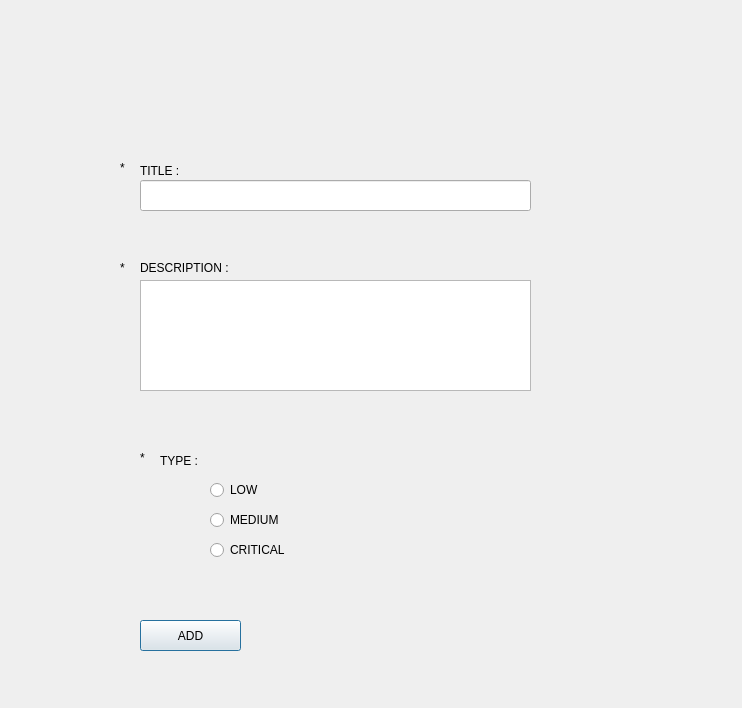
<?xml version="1.0" encoding="UTF-8"?>
<ui version="4.0">
 <class>ticket</class>
 <widget class="QDialog" name="ticket">
  <property name="geometry">
   <rect>
    <x>0</x>
    <y>0</y>
    <width>742</width>
    <height>708</height>
   </rect>
  </property>
  <property name="windowTitle">
   <string>Dialog</string>
  </property>
  <widget class="QLabel" name="label_title">
   <property name="geometry">
    <rect>
     <x>140</x>
     <y>160</y>
     <width>51</width>
     <height>21</height>
    </rect>
   </property>
   <property name="styleSheet">
    <string notr="true"/>
   </property>
   <property name="text">
    <string>TITLE :</string>
   </property>
  </widget>
  <widget class="QLineEdit" name="lineEdit_titre">
   <property name="geometry">
    <rect>
     <x>140</x>
     <y>180</y>
     <width>391</width>
     <height>31</height>
    </rect>
   </property>
  </widget>
  <widget class="QLabel" name="error_label_type">
   <property name="geometry">
    <rect>
     <x>160</x>
     <y>570</y>
     <width>241</width>
     <height>20</height>
    </rect>
   </property>
   <property name="text">
    <string/>
   </property>
  </widget>
  <widget class="QLabel" name="error_label_description">
   <property name="geometry">
    <rect>
     <x>140</x>
     <y>400</y>
     <width>391</width>
     <height>16</height>
    </rect>
   </property>
   <property name="text">
    <string/>
   </property>
  </widget>
  <widget class="QRadioButton" name="radioButton_type3">
   <property name="geometry">
    <rect>
     <x>210</x>
     <y>540</y>
     <width>97</width>
     <height>20</height>
    </rect>
   </property>
   <property name="text">
    <string>CRITICAL</string>
   </property>
  </widget>
  <widget class="QLabel" name="error_label_title">
   <property name="geometry">
    <rect>
     <x>140</x>
     <y>230</y>
     <width>391</width>
     <height>16</height>
    </rect>
   </property>
   <property name="text">
    <string/>
   </property>
  </widget>
  <widget class="QRadioButton" name="radioButton_type2">
   <property name="geometry">
    <rect>
     <x>210</x>
     <y>510</y>
     <width>97</width>
     <height>20</height>
    </rect>
   </property>
   <property name="text">
    <string>MEDIUM</string>
   </property>
  </widget>
  <widget class="QTextEdit" name="textEdit_description">
   <property name="geometry">
    <rect>
     <x>140</x>
     <y>280</y>
     <width>391</width>
     <height>111</height>
    </rect>
   </property>
  </widget>
  <widget class="QLabel" name="etoile2">
   <property name="geometry">
    <rect>
     <x>120</x>
     <y>260</y>
     <width>16</width>
     <height>16</height>
    </rect>
   </property>
   <property name="text">
    <string>*</string>
   </property>
  </widget>
  <widget class="QLabel" name="label_type">
   <property name="geometry">
    <rect>
     <x>160</x>
     <y>450</y>
     <width>51</width>
     <height>21</height>
    </rect>
   </property>
   <property name="styleSheet">
    <string notr="true"/>
   </property>
   <property name="text">
    <string>TYPE :</string>
   </property>
  </widget>
  <widget class="QPushButton" name="pb_add">
   <property name="geometry">
    <rect>
     <x>140</x>
     <y>620</y>
     <width>101</width>
     <height>31</height>
    </rect>
   </property>
   <property name="text">
    <string>ADD</string>
   </property>
  </widget>
  <widget class="QLabel" name="label_description">
   <property name="geometry">
    <rect>
     <x>140</x>
     <y>260</y>
     <width>101</width>
     <height>16</height>
    </rect>
   </property>
   <property name="styleSheet">
    <string notr="true"/>
   </property>
   <property name="text">
    <string>DESCRIPTION :</string>
   </property>
  </widget>
  <widget class="QLabel" name="etoile5">
   <property name="geometry">
    <rect>
     <x>140</x>
     <y>450</y>
     <width>16</width>
     <height>16</height>
    </rect>
   </property>
   <property name="text">
    <string>*</string>
   </property>
  </widget>
  <widget class="QRadioButton" name="radioButton_type1">
   <property name="geometry">
    <rect>
     <x>210</x>
     <y>480</y>
     <width>97</width>
     <height>20</height>
    </rect>
   </property>
   <property name="text">
    <string>LOW</string>
   </property>
  </widget>
  <widget class="QLabel" name="etoile1">
   <property name="geometry">
    <rect>
     <x>120</x>
     <y>160</y>
     <width>16</width>
     <height>16</height>
    </rect>
   </property>
   <property name="text">
    <string>*</string>
   </property>
  </widget>
 </widget>
 <resources/>
 <connections/>
</ui>
